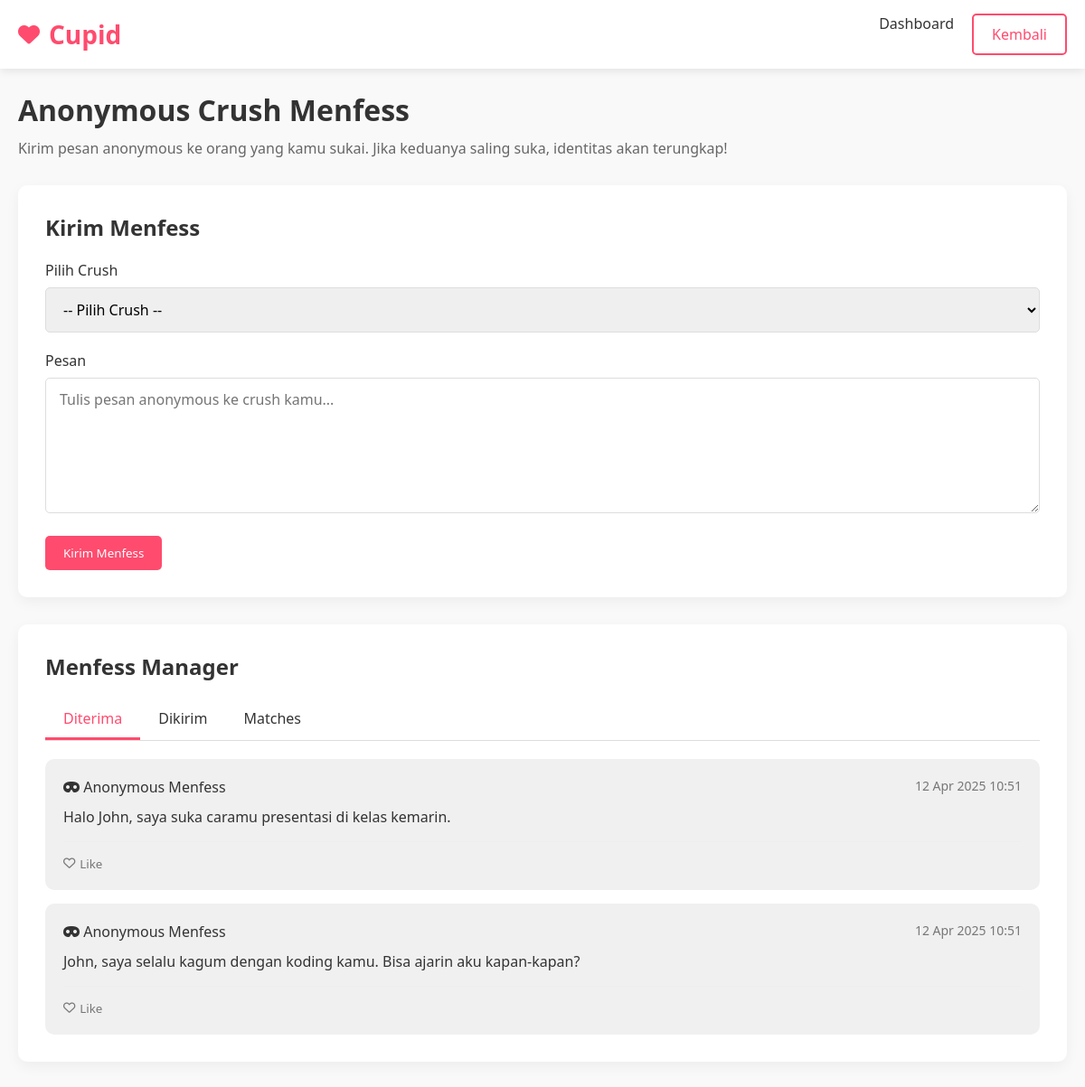
/menfess.php (signed in), run on the app's committed database.
### tables this page shows
CREATE TABLE IF NOT EXISTS menfess (
    id INT AUTO_INCREMENT PRIMARY KEY,
    sender_id INT NOT NULL,
    receiver_id INT NOT NULL,
    message TEXT NOT NULL,
    is_anonymous BOOLEAN DEFAULT TRUE,
    is_revealed BOOLEAN DEFAULT FALSE,
    created_at TIMESTAMP DEFAULT CURRENT_TIMESTAMP,
    FOREIGN KEY (sender_id) REFERENCES users(id) ON DELETE CASCADE,
    FOREIGN KEY (receiver_id) REFERENCES users(id) ON DELETE CASCADE
);

### menfess.php (the view, shortened to what this page needs)
<?php
$servername = "localhost";
$username = "root";
$password = "";
$dbname = "cupid_db";
$conn = new mysqli($servername, $username, $password, $dbname);
$user_id = $_SESSION['user_id'];
$received_sql = "SELECT m.*,
                (SELECT COUNT(*) FROM menfess_likes WHERE menfess_id = m.id) as like_count,
                (SELECT COUNT(*) FROM menfess_likes WHERE menfess_id = m.id AND user_id = ?) as user_liked
                FROM menfess m
                WHERE m.receiver_id = ?
                ORDER BY m.created_at DESC";
$received_stmt = $conn->prepare($received_sql);
$received_stmt->bind_param("ii", $user_id, $user_id);
$received_stmt->execute();
$received_result = $received_stmt->get_result();
$received_menfess = [];
while ($row = $received_result->fetch_assoc()) {
    $received_menfess[] = $row;
}
?>
<!DOCTYPE html>
<html lang="id">
<head>
    <link href="https://cdnjs.cloudflare.com/ajax/libs/font-awesome/6.0.0-beta3/css/all.min.css" rel="stylesheet">
</head>
<body>
    <header>
        <div class="container">
            <div class="header-content">
                <a href="cupid.php" class="logo">
                    <i class="fas fa-heart"></i> Cupid
                </a>
                <nav>
                    <ul>
                        <li><a href="dashboard.php">Dashboard</a></li>
                        <li>
                            <a href="dashboard.php?page=menfess" class="btn btn-outline">Kembali</a>
                        </li>
                    </ul>
                </nav>
            </div>
        </div>
    </header>
    <section class="menfess-container">
        <div class="container">
            <div class="page-header">
                <h1>Anonymous Crush Menfess</h1>
                <p>Kirim pesan anonymous ke orang yang kamu sukai. Jika keduanya saling suka, identitas akan terungkap!</p>
            </div>
            <div class="card">
                <div class="card-header">
                    <h2>Kirim Menfess</h2>
                </div>
                <form method="post">
                    <div class="form-group">
                        <label for="crush_id">Pilih Crush</label>
                        <select id="crush_id" name="crush_id" required>
                            <option value="">-- Pilih Crush --</option>
                        </select>
                    </div>
                    <div class="form-group">
                        <label for="content">Pesan</label>
                        <textarea id="content" name="content" placeholder="Tulis pesan anonymous ke crush kamu..." required></textarea>
                    </div>
                    <button type="submit" name="submit_menfess" class="btn">Kirim Menfess</button>
                </form>
            </div>
            <div class="card">
                <div class="card-header">
                    <h2>Menfess Manager</h2>
                </div>
                <div class="tabs">
                    <div class="tab active" data-tab="received">Diterima</div>
                    <div class="tab" data-tab="sent">Dikirim</div>
                    <div class="tab" data-tab="matches">Matches</div>
                </div>
                <div class="tab-content active" id="received">
                    <?php if (empty($received_menfess)): ?>
                    <div class="empty-state">
                        <i class="fas fa-inbox"></i>
                        <h3>Belum Ada Menfess</h3>
                        <p>Belum ada yang mengirimkan menfess kepadamu.</p>
                    </div>
                    <?php else: ?>
                    <div class="menfess-list">
                        <?php foreach ($received_menfess as $menfess): ?>
                        <div class="menfess-card received">
                            <div class="menfess-header">
                                <div class="menfess-from">
                                    <?php if ($menfess['is_revealed']): ?>
                                        <i class="fas fa-user"></i> Dari: <?php echo htmlspecialchars(getSenderName($conn, $menfess['sender_id'])); ?>
                                    <?php else: ?>
                                        <i class="fas fa-mask"></i> Anonymous Menfess
                                    <?php endif; ?>
                                </div>
                                <div class="menfess-time">
                                    <?php echo date('d M Y H:i', strtotime($menfess['created_at'])); ?>
                                </div>
                            </div>
                            <div class="menfess-content">
                                <?php echo nl2br(htmlspecialchars($menfess['message'])); ?>
                            </div>
                            <div class="menfess-actions">
                                <form method="post">
                                    <button type="submit" name="like_menfess" class="menfess-like <?php echo $menfess['user_liked'] ? 'liked' : ''; ?>" style="background: none; border: none;">
                                        <i class="<?php echo $menfess['user_liked'] ? 'fas' : 'far'; ?> fa-heart"></i>
                                        <?php echo $menfess['user_liked'] ? 'Liked' : 'Like'; ?>
                                    </button>
                                </form>
                            </div>
                        </div>
                        <?php endforeach; ?>
                    </div>
                    <?php endif; ?>
                </div>
            </div>
        </div>
    </section>
</body>
</html>

### menfess.php (style rules this page uses)
:root { --primary: #ff4b6e; --secondary: #ffd9e0; --dark: #333333; --light: #ffffff; --accent: #ff8fa3; }
* { margin: 0; padding: 0; box-sizing: border-box; font-family: 'Segoe UI', Tahoma, Geneva, Verdana, sans-serif; }
body { background-color: #f9f9f9; color: var(--dark); }
.container { width: 100%; max-width: 1200px; margin: 0 auto; padding: 0 20px; }
header { background-color: var(--light); box-shadow: 0 2px 10px rgba(0, 0, 0, 0.1); position: fixed; width: 100%; top: 0; z-index: 100; }
.header-content { display: flex; justify-content: space-between; align-items: center; padding: 15px 0; }
.logo { font-size: 28px; font-weight: bold; color: var(--primary); text-decoration: none; display: flex; align-items: center; }
.logo i { margin-right: 10px; font-size: 24px; }
nav ul { display: flex; list-style: none; }
nav ul li { margin-left: 20px; }
nav ul li a { text-decoration: none; color: var(--dark); font-weight: 500; transition: color 0.3s; }
.btn { display: inline-block; padding: 10px 20px; background-color: var(--primary); color: var(--light); border: none; border-radius: 5px; cursor: pointer; text-decoration: none; font-weight: 500; transition: background-color 0.3s; }
.btn-outline { background-color: transparent; border: 2px solid var(--primary); color: var(--primary); }
.menfess-container { padding-top: 100px; padding-bottom: 50px; }
.page-header { margin-bottom: 30px; }
.page-header h1 { font-size: 32px; margin-bottom: 10px; }
.page-header p { color: #666; font-size: 16px; }
.card { background-color: var(--light); border-radius: 10px; box-shadow: 0 5px 15px rgba(0, 0, 0, 0.05); padding: 30px; margin-bottom: 30px; }
.card-header { margin-bottom: 20px; }
.card-header h2 { font-size: 24px; color: var(--dark); }
.form-group { margin-bottom: 20px; }
.form-group label { display: block; margin-bottom: 8px; font-weight: 500; }
.form-group select, .form-group textarea { width: 100%; padding: 12px 15px; border: 1px solid #ddd; border-radius: 5px; font-size: 16px; }
.form-group textarea { height: 150px; resize: vertical; }
.tabs { display: flex; border-bottom: 1px solid #ddd; margin-bottom: 20px; }
.tab { padding: 10px 20px; cursor: pointer; border-bottom: 3px solid transparent; transition: all 0.3s; }
.tab.active { border-color: var(--primary); color: var(--primary); font-weight: 500; }
.tab-content { display: none; }
.tab-content.active { display: block; }
.menfess-list { display: flex; flex-direction: column; gap: 15px; }
.menfess-card { background-color: #f8f8f8; border-radius: 10px; padding: 20px; position: relative; }
.menfess-card.received { background-color: #f0f0f0; }
.menfess-header { display: flex; justify-content: space-between; margin-bottom: 10px; }
.menfess-from { font-weight: 500; }
.menfess-time { font-size: 14px; color: #777; }
.menfess-content { margin-bottom: 15px; line-height: 1.5; }
.menfess-actions { display: flex; justify-content: space-between; align-items: center; border-top: 1px solid #eee; padding-top: 15px; }
.menfess-like { display: flex; align-items: center; gap: 5px; cursor: pointer; color: #777; }

### data on the page
menfess: is_revealed 0 (drawn), created_at "12 Apr 2025 10:51", message "Halo John, saya suka caramu presentasi di kelas kemarin."
menfess: is_revealed 0 (drawn), created_at "12 Apr 2025 10:51", message "John, saya selalu kagum dengan koding kamu. Bisa ajarin aku kapan-kapan?"
